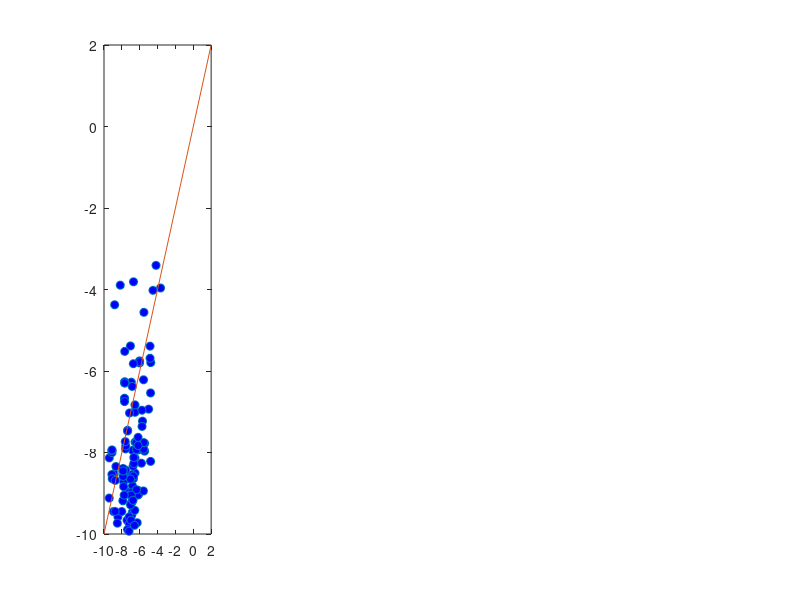

This figure's MATLAB source: (Note: this script raises an error after producing the figure.)
% for paper "Inferring stochastic dynamics of complex systems", T.-T. Gao,
% B. Barzel, and G. Yan
clc; clear;
%load data
data = csvread('PathDataNewValues.csv');
injection = csvread('injection_position.csv');

% NTG
Type1 = zeros(4,size(data,2));
Type1(1,:) = mean(data(1:4,1:end));
std1 = std(data(1:4,1:end));
Type1(2,:) = mean(data(8:15,1:end));
std2 = std(data(8:15,1:end));
Type1(3,:) = mean(data(23:28,1:end));
std3 = std(data(23:28,1:end));
Type1(4,:) = mean(data(34:39,1:end));
std4 = std(data(34:39,1:end));

% G2019S
% Type2 = zeros(4,size(data,2));
% Type2(1,:) = mean(data(5:7,1:end));
% std1 = std(data(5:7,1:end));
% Type2(2,:) = mean(data(16:22,1:end));
% std2 = std(data(16:22,1:end));
% Type2(3,:) = mean(data(29:33,1:end));
% std3 = std(data(29:33,1:end));
% Type2(4,:) = mean(data(40:end,1:end));
% std4 = std(data(40:end,1:end));

% data augumentation
DataSet = zeros(5000,size(data,2)*5);
for i = 1:5000
    m1 = round(rand(1,2).*3+1);
    m2 = round(rand(1,4).*7+8);
    m3 = round(rand(1,3).*5+23);
    m4 = round(rand(1,3).*5+34);
%     DataSet(4*i-3,1:size(data,2)) = injection;
%     DataSet(4*i-3,size(data,2)+1) = 1;
%     DataSet(4*i-3,size(data,2)+2:end) = std1.*randn(1,160).*0.1 + Type1(1,:);
%     DataSet(4*i-2,1:size(data,2)) = injection;
%     DataSet(4*i-2,size(data,2)+1) = 3;
%     DataSet(4*i-2,size(data,2)+2:end) = std2.*randn(1,160).*0.1 + Type1(2,:);
%     DataSet(4*i-1,1:size(data,2)) = injection;
%     DataSet(4*i-1,size(data,2)+1) = 3;
%     DataSet(4*i-1,size(data,2)+2:end) = std3.*randn(1,160).*0.1 + Type1(3,:);
%     DataSet(4*i,1:size(data,2)) = injection;
%     DataSet(4*i,size(data,2)+1) = 3;
%     DataSet(4*i,size(data,2)+2:end) = std4.*randn(1,160).*0.1 + Type1(4,:);
    DataSet(i,1:size(data,2)) = injection;
    DataSet(i,size(data,2)+1:size(data,2)*2) = std1.*randn(1,160).*0.1 + Type1(1,:);
    DataSet(i,size(data,2)*2+1:size(data,2)*3) = std2.*randn(1,160).*0.08 + Type1(2,:);
    DataSet(i,size(data,2)*3+1:size(data,2)*4) = std3.*randn(1,160).*0.08 + Type1(3,:);
    DataSet(i,size(data,2)*4+1:size(data,2)*5) = std4.*randn(1,160).*0.08 + Type1(4,:);
end

%writematrix(DataSet,'initial_injection_dataset.csv');

% load('W.mat');
% %ic*ic -> adjust the matrix
% Wnew = zeros(length(W));
% Wnew(1:length(W)/2,1:length(W)/2) = W(1:length(W)/2,1:length(W)/2);
% Wnew(length(W)/2+1:end,length(W)/2+1:end) = W(length(W)/2+1:end,1:length(W)/2);
% Wnew(length(W)/2+1:end,1:length(W)/2) = W(length(W)/2+1:end,length(W)/2+1:end);
% Wnew(1:length(W)/2,length(W)/2+1:end) = W(1:length(W)/2,length(W)/2+1:end);

A = csvread('TauWValues.csv');
ii = 1;
for i = 1:size(A,1)
    for j = 1:size(A,1)
        if A(i,j) ~= 0
            E(ii,1) = i;
            E(ii,2) = j;
            E(ii,3) = A(i,j);
            ii = ii+1;
        end
    end
end
Enew = sortrows(E,2);

%DataSet = csvread('path_data_augment.csv');
STD = [std1;std2;std3;std4];


% retro A; antero A';
aA = A';
ii = 1;
for i = 1:size(aA,1)
    for j = 1:size(aA,1)
        if aA(i,j) ~= 0
            aE(ii,1) = i;
            aE(ii,2) = j;
            aE(ii,3) = aA(i,j);
            ii = ii+1;
        end
    end
end
aEnew = sortrows(aE,2);

RA_E = [];
RA_E(1:length(aEnew),1:3) = Enew;

for i = 1:length(aEnew)
    m = find(Enew(:,1)==aEnew(i,1));
    n = find(Enew(m,2)==aEnew(i,2));
    if length(m) ~= 0 && length(n) ~= 0
        RA_E(m(n),4) = aEnew(i,3);
    else
        tmp = [aEnew(i,1:2),0,aEnew(i,3)];
        RA_E = [RA_E;tmp];
    end
end
Ret_Ant_E = sortrows(RA_E,2);
kk = Ret_Ant_E(:,3:4);
tempE = [Ret_Ant_E(:,1:2),kk];
%writematrix(tempE,'retro_antero_edge.csv');

% writematrix(DataSet,'augDataSet_ave.csv');

% writematrix(Type1,'aveData.csv');

 D = csvread('TauD.csv');
 Dnew = 1./log(D.^2);
 ii = 1;
for i = 1:size(Dnew,1)
    for j = 1:size(Dnew,1)
        if Dnew(i,j) ~= 0 && Dnew(i,j)>=0.11
            DE(ii,1) = i;
            DE(ii,2) = j;
            DE(ii,3) = Dnew(i,j);
            ii = ii+1;
        end
    end
end
DEnew = sortrows(DE,2);

RA_ED = [];
RA_ED(1:length(Ret_Ant_E),1:4) = Ret_Ant_E;

for i = 1:length(DEnew)
    m = find(Ret_Ant_E(:,1)==DEnew(i,1));
    n = find(Ret_Ant_E(m,2)==DEnew(i,2));
    if length(m) ~= 0 && length(n) == 1
        RA_ED(m(n),5) = DEnew(i,3);
    else
        tmp = [DEnew(i,1:2),0,0,DEnew(i,3)];
        RA_ED = [RA_ED;tmp];
    end
end
Ret_Ant_ED = sortrows(RA_ED,2);

%writematrix(Ret_Ant_ED,'Elist_re_an_eu.csv');
Dnew(Dnew<0.11)=0;

%%
t = [1,3,6,9];
Functions = zeros(4,160);
for i = 1:160
    tmp_r = 0;
    tmp_a = 0;
    tmp_e = 0;
    for j = 1:160
%         tmp_r = tmp_r + (injection(j)./(1+exp(-A(j,i))));
%         tmp_a = tmp_a + (injection(j)./(1+exp(-aA(j,i))));
%         tmp_e = tmp_e + (injection(j)*exp(Dnew(j,i)));
        if A(j,i)~=0
            tmp_r = tmp_r + (injection(j)./(1+exp(-A(j,i))));
        else
            tmp_r = tmp_r + 0;
        end
        if aA(j,i)~=0
            tmp_a = tmp_a + (injection(j)./(1+exp(-aA(j,i))));
        else
            tmp_a = tmp_a + 0;
        end
        if Dnew(j,i) ~=0
            tmp_e = tmp_e + (injection(j)*exp(Dnew(j,i)));
        else
            tmp_e = tmp_e + 0;
        end
    end
    Function(1,i) = injection(i);
    Function(2,i) = tmp_r;
    Function(3,i) = tmp_a;
    Function(4,i) = tmp_e;
end

tt = [-1.44; -2.84; 0.32; 0.90;]+[1.5*1;1.5*3;1.5*6;1.5*9;]; % c = ct+1.5t
 

%% tau diffusion prediction
coef = csvread('inferred_coef_NTG.csv');
%coef = csvread('inferred_coef_mutation_re08_ant028.csv'); % for mutation system
y_infer = [];

for i = 1:160
    tmp_r = 0;
    tmp_a = 0;
    tmp_e = 0;
    for j = 1:160
        if A(j,i)~=0
            tmp_r = tmp_r + (injection(j)./(1+exp(-A(j,i))));
        else
            tmp_r = tmp_r + 0;
        end
        if aA(j,i)~=0
            tmp_a = tmp_a + (injection(j)./(1+exp(-aA(j,i))));
        else
            tmp_a = tmp_a + 0;
        end
        if Dnew(j,i) ~=0
            tmp_e = tmp_e + (injection(j)*exp(Dnew(j,i)));
        else
            tmp_e = tmp_e + 0;
        end
    end
    y_infer(1,i) = (injection(i)*coef(1,i)+tmp_r*coef(2,i)+tmp_a*coef(3,i)+tmp_e*coef(4,i))*tt(1);
    y_infer(2,i) = (injection(i)*coef(1,i)+tmp_r*coef(2,i)+tmp_a*coef(3,i)+tmp_e*coef(4,i))*tt(2);
    y_infer(3,i) = (injection(i)*coef(1,i)+tmp_r*coef(2,i)+tmp_a*coef(3,i)+tmp_e*coef(4,i))*tt(3);
    y_infer(4,i) = (injection(i)*coef(1,i)+tmp_r*coef(2,i)+tmp_a*coef(3,i)+tmp_e*coef(4,i))*tt(4);
end
% stochastic
y_infer(1,:) = y_infer(1,:)+std1.*randn(1,160).*0.1;
y_infer(2,:) = y_infer(2,:)+std2.*randn(1,160).*0.1;
y_infer(3,:) = y_infer(3,:)+std3.*randn(1,160).*0.1;
y_infer(4,:) = y_infer(4,:)+std4.*randn(1,160).*0.1;

% determ
%y_infer(1,:) = abs(y_infer(1,:));
%y_infer(2,:) = abs(y_infer(2,:));
%y_infer(3,:) = abs(y_infer(3,:));
%y_infer(4,:) = abs(y_infer(4,:));



%% NTG plot
figure;
subplot(1,4,1)
%set(gcf, 'Position', [500,500,400,400])
plot(log(Type1(1,:)),log(y_infer(1,:)),'o','MarkerFaceColor','b')
hold on
plot([-10,2],[-10,2],'-')
xlim([-10,2]);
ylim([-10,2]); 
mdl = fitlm(Type1(1,:),y_infer(1,:))


subplot(1,4,2)
%set(gcf, 'Position', [500,500,400,400])
plot(log(Type1(2,:)),log(y_infer(2,:)),'o','MarkerFaceColor','b')
hold on
plot([-10,2],[-10,2],'-')
xlim([-10,2]);
ylim([-10,2]); 
mdl = fitlm(Type1(2,:),y_infer(2,:))

subplot(1,4,3)
%set(gcf, 'Position', [500,500,400,400])
plot(log(Type1(3,:)),log(y_infer(3,:)),'o','MarkerFaceColor','b')
hold on
plot([-10,2],[-10,2],'-')
xlim([-10,2]);
ylim([-10,2]); 
mdl = fitlm(Type1(3,:),y_infer(3,:))

subplot(1,4,4)
%set(gcf, 'Position', [500,500,400,400])
plot(log(Type1(4,:)),log(y_infer(4,:)),'o','MarkerFaceColor','b')
hold on
plot([-10,2],[-10,2],'-')
xlim([-10,2]);
ylim([-10,2]); 
mdl = fitlm(Type1(4,:),y_infer(4,:))


%% Mutation plot
% figure;
% subplot(1,4,1)
% %set(gcf, 'Position', [500,500,400,400])
% plot(log(Type2(1,:)),log(y_infer(1,:)),'o','MarkerFaceColor','b')
% hold on
% plot([-10,2],[-10,2],'-')
% xlim([-10,2]);
% ylim([-10,2]); 
% mdl = fitlm(Type2(1,:),y_infer(1,:))
% 
% 
% subplot(1,4,2)
% %set(gcf, 'Position', [500,500,400,400])
% plot(log(Type2(2,:)),log(y_infer(2,:)),'o','MarkerFaceColor','b')
% hold on
% plot([-10,2],[-10,2],'-')
% xlim([-10,2]);
% ylim([-10,2]); 
% mdl = fitlm(Type2(2,:),y_infer(2,:))
% 
% subplot(1,4,3)
% %set(gcf, 'Position', [500,500,400,400])
% plot(log(Type2(3,:)),log(y_infer(3,:)),'o','MarkerFaceColor','b')
% hold on
% plot([-10,2],[-10,2],'-')
% xlim([-10,2]);
% ylim([-10,2]); 
% mdl = fitlm(Type2(3,:),y_infer(3,:))
% 
% subplot(1,4,4)
% %set(gcf, 'Position', [500,500,400,400])
% plot(log(Type2(4,:)),log(y_infer(4,:)),'o','MarkerFaceColor','b')
% hold on
% plot([-10,2],[-10,2],'-')
% xlim([-10,2]);
% ylim([-10,2]); 
% mdl = fitlm(Type2(4,:),y_infer(4,:))
%

%% null model test
% rsquare = zeros(500,4);
% Error = zeros(4,500);
% for nt = 1:500
% y_infer = [];
% injection = zeros(1,160);
% %idx = randi(160,5,1);
% idx = [52,60,62,63,96];
% %idx = [60,62,63,96];
% injection(idx)=1;
% for i = 1:160
%     tmp_r = 0;
%     tmp_a = 0;
%     tmp_e = 0;
%     for j = 1:160
%         tmp_r = tmp_r + (injection(j)./(1+exp(-A(j,i))));
%         tmp_a = tmp_a + (injection(j)./(1+exp(-aA(j,i))));
%         tmp_e = tmp_e + (injection(j)*exp(Dnew(j,i)));
%     end
%     y_infer(1,i) = (injection(i)*coef(1,i)+tmp_r*coef(2,i)+tmp_a*coef(3,i)+tmp_e*coef(4,i))*tt(1);
%     y_infer(2,i) = (injection(i)*coef(1,i)+tmp_r*coef(2,i)+tmp_a*coef(3,i)+tmp_e*coef(4,i))*tt(2);
%     y_infer(3,i) = (injection(i)*coef(1,i)+tmp_r*coef(2,i)+tmp_a*coef(3,i)+tmp_e*coef(4,i))*tt(3);
%     y_infer(4,i) = (injection(i)*coef(1,i)+tmp_r*coef(2,i)+tmp_a*coef(3,i)+tmp_e*coef(4,i))*tt(4);
%     
% end
% y_infer(1,:) = y_infer(1,:)+std1.*randn(1,160).*0.1;
% y_infer(2,:) = y_infer(2,:)+std2.*randn(1,160).*0.1;
% y_infer(3,:) = y_infer(3,:)+std3.*randn(1,160).*0.1;
% y_infer(4,:) = y_infer(4,:)+std4.*randn(1,160).*0.1;
% 
% y_infer(1,:) = abs(y_infer(1,:));
% y_infer(2,:) = abs(y_infer(2,:));
% y_infer(3,:) = abs(y_infer(3,:));
% y_infer(4,:) = abs(y_infer(4,:));
% 
% error_tmp = sum(abs(Type1-y_infer),2);
% 
% mdl1 = fitlm(Type1(1,:),y_infer(1,:));
% mdl2 = fitlm(Type1(2,:),y_infer(2,:));
% mdl3 = fitlm(Type1(3,:),y_infer(3,:));
% mdl4 = fitlm(Type1(4,:),y_infer(4,:));
% 
% rsquare(nt,1) = mdl1.Rsquared.Ordinary;
% rsquare(nt,2) = mdl2.Rsquared.Ordinary;
% rsquare(nt,3) = mdl3.Rsquared.Ordinary;
% rsquare(nt,4) = mdl4.Rsquared.Ordinary;
% 
% Error(:,nt) = error_tmp;
% 
% 
% end

%% SI plot
name_id = fopen('names.csv');
Names = textscan(name_id,'%s%d%f%d','Delimiter',',');
fclose(name_id);

tmpy = csvread('inferred_tau_path.csv');
aa = load('namelist.mat');
aa = aa.aa;
tmpy = y_infer;
figure;
set(gcf, 'Position', [500,500,600,400])
xd = [1,2,3,4];
for i = 121:160 %change the range to get the different rigions' results
tmpstd = [std1(i);std2(i);std3(i);std4(i);];
%Infer = [Type1(:,i),tmpstd,tmpy(:,i)];
row_index = ceil(i/8);
column_index = i-(row_index-1)*8;
subplot(5,8,i-120)
e = errorbar(xd,Type1(:,i),tmpstd,'.','linewidth',1)
e.Color = 'blue';
hold on
plot(xd,Type1(:,i),'b-','linewidth',1)
plot(tmpy(:,i),'-','linewidth',1)
set(gca,'xticklabel',[])
title(aa{i})
end
